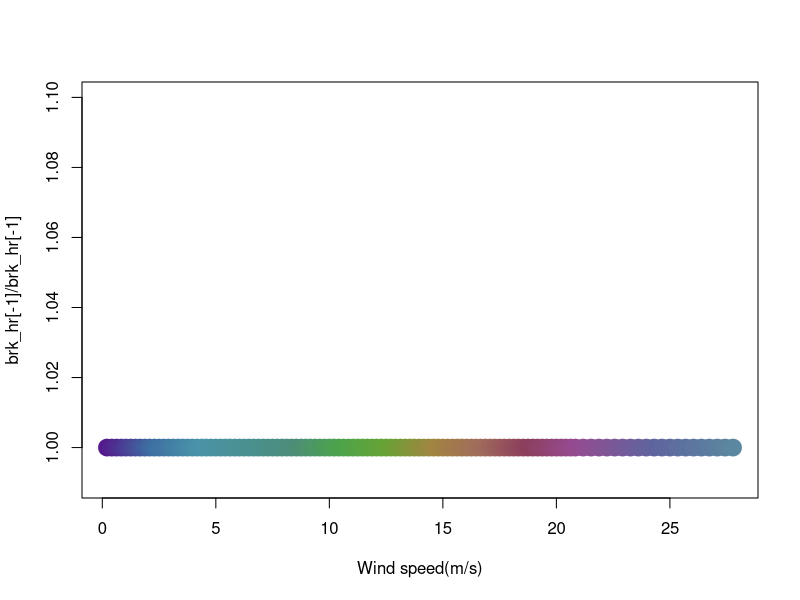
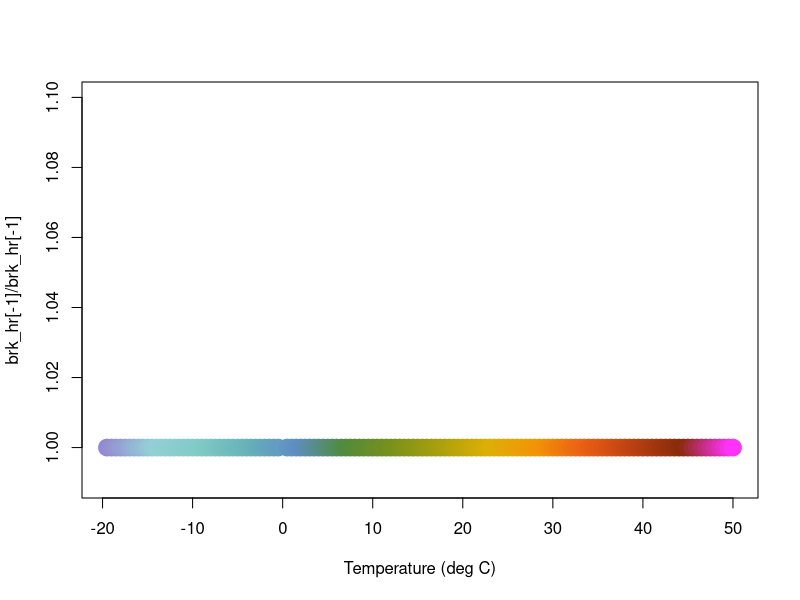
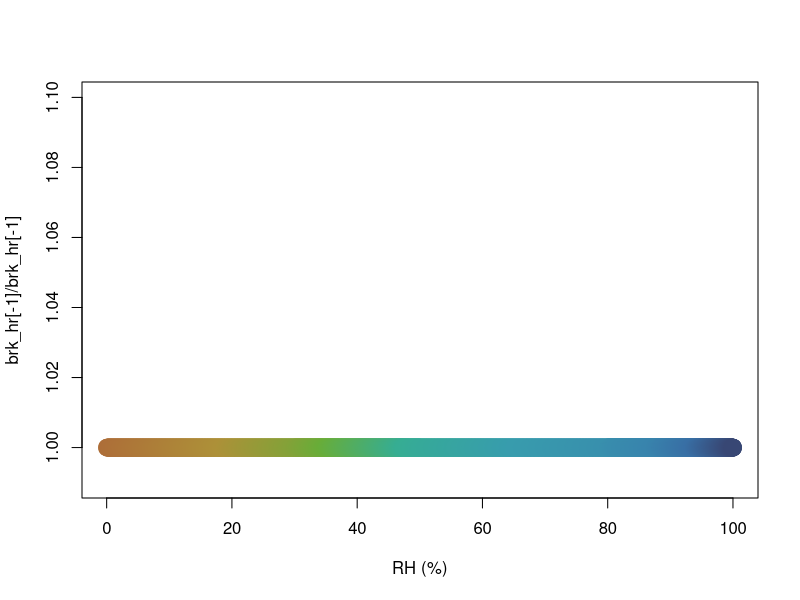

Write the R code that produced these figures, in order.

setwd("~/Documents/forecast_vassarlabs/data")
# #brk=c(seq(0,40,1),seq(45,100,5),seq(110,250,10))/3.6
# brk=c(seq(0,30,1),seq(32,60,2),seq(63,100,3))/3.6
# # brk=c(seq(0,40,1),seq(,40,1),seq(0,40,1))
# # col=colorRampPalette(c("#FFFFFF", "#4795B1","#F5E75B","#D82928","#921519","darkorchid","beige"))(length(brk)-1) 
# #col=colorRampPalette(c("cornflowerblue","#4795B1", "seagreen","#F5E75B","#D82928","#921519","darkorchid","beige"))(length(brk)-1) 
# 
# #windy
# col=colorRampPalette(c("#6271B7","#6271B7","#6271B7","#6271B7","#3D6EA2","#4A93A9","#4A9193","#4D8D7C","#4CA34C","#67A336","#A18640","#A16D5C","#8C3F5C","#964B90", "#5F649F", "#5B87A0","#5B87A0"))(length(brk)-1) 
# 
# #col=colorRampPalette(c("#4a47e8","#2F2CE0","#007BFF","#1DBEC6","#068556","#039603","#53D304","#E0C900","#C4032D","#dd8444","#795548"))(length(brk)-1) 
# 
# #col=colorRampPalette(c("#5E5777","#5D6095","#4184BB","#665E7F","#59C049","#90CB4D","#CDD83C","#DAC03A","#D99D44","#D7794D","#C94A72","#A43C5C","#903250","#631D1B"))(length(brk)-1) 
# 
# 
# plot(brk*3.6,brk/brk,col=col,type = "p",lwd = 10)
# #"limegreen",
# #bakup col=colorRampPalette(c("#FFFFFF", "#4795B1","lightgreen","#F5E75B","#D82928","#921519","red4","darkorchid","beige"))(length(brk)-1) 
# 
# write.csv(col,file = "col.csv")
# write.csv(brk,file = "brk.csv")
  

#RAIN
#brk=c(0,10,20,35,55,70,100)/3.6 #windy
brk=c(0,15,30,45,60,75,100)/3.6 #windy

brk_hr=c(brk[1])
N=20
for (i in 1:(length(brk)-1)) {
  print(i)
  brk_hr=c(brk_hr,seq(brk[i],brk[(i+1)],(brk[i+1]-brk[i])/N)[-1])
}

#windy
#col=colorRampPalette(c("#6271B7","#3D6EA2","#4A93A9","#4A9193","#4D8D7C","#4CA34C","#67A336","#A18640","#A16D5C","#8C3F5C","#964B90", "#5F649F", "#5B87A0"))(length(brk_hr)-1) 

col=colorRampPalette(c("purple4","#3D6EA2","#4A93A9","#4A9193","#4D8D7C","#4CA34C","#67A336","#A18640","#A16D5C","#8C3F5C","#964B90", "#5F649F", "#5B87A0"))(length(brk_hr)-1) 

plot(brk_hr[-1],brk_hr[-1]/brk_hr[-1],col=col,type = "p",lwd = 10,ylim=c(0.99,1.1),xlab = "Wind speed(m/s)")

write.csv(col,file = "col.csv")
write.csv(brk_hr,file = "brk.csv")

#temperature
brk=c(-20,-10,0,10,20,30,40,50) #windy

brk_hr=c(brk[1])
N=20
for (i in 1:(length(brk)-1)) {
  print(i)
  brk_hr=c(brk_hr,seq(brk[i],brk[(i+1)],(brk[i+1]-brk[i])/N)[-1])
}


col=colorRampPalette(c(rgb(149, 137, 211,maxColorValue = 256), 
rgb(150, 209, 216,maxColorValue = 256) ,
rgb(129, 204, 197,maxColorValue = 256) ,
rgb(103, 180, 186,maxColorValue = 256) ,
rgb(95, 143, 197,maxColorValue = 256) ,
rgb(80, 140, 62,maxColorValue = 256),
rgb(121, 146, 28,maxColorValue = 256), 
rgb(171, 161, 14,maxColorValue = 256) ,
rgb(223, 177, 6,maxColorValue = 256) ,
rgb(243, 150, 6,maxColorValue = 256) ,
rgb(236, 95, 21,maxColorValue = 256) ,
rgb(190, 65, 18,maxColorValue = 256) ,
rgb(138, 43, 10,maxColorValue = 256) ,
rgb(255, 51, 249,maxColorValue = 256)))(length(brk_hr)-1) 

#rgb(138, 43, 10,maxColorValue = 256) last backup

plot(brk_hr[-1],brk_hr[-1]/brk_hr[-1],col=col,type = "p",lwd = 10,ylim=c(0.99,1.1),xlab = ("Temperature (deg C)"))

write.csv(col,file = "col_tem.csv")
write.csv(brk_hr,file = "brk_tem.csv")

#RH
brk=c(0,30,50,80,90,100) #windy

brk_hr=c(brk[1])
N=500
for (i in 1:(length(brk)-1)) {
  print(i)
  brk_hr=c(brk_hr,seq(brk[i],brk[(i+1)],(brk[i+1]-brk[i])/N)[-1])
}



col=colorRampPalette(c(rgb(174, 110, 56,maxColorValue = 256),
rgb(174, 146, 56,maxColorValue = 256), 
rgb(105, 174, 56,maxColorValue = 256), 
rgb(54, 175, 148,maxColorValue = 256), 
rgb(56, 158, 174,maxColorValue = 256), 
rgb(56, 142, 174,maxColorValue = 256), 
rgb(56, 133, 174,maxColorValue = 256), 
rgb(56, 111, 166,maxColorValue = 256), 
rgb(56, 71, 116,maxColorValue = 256)))(length(brk_hr)-1) 

plot(brk_hr[-1],brk_hr[-1]/brk_hr[-1],col=col,type = "p",lwd = 10,ylim=c(0.99,1.1),xlab = ("RH (%)"))

write.csv(col,file = "col_rh.csv")
write.csv(brk_hr,file = "brk_rh.csv")


